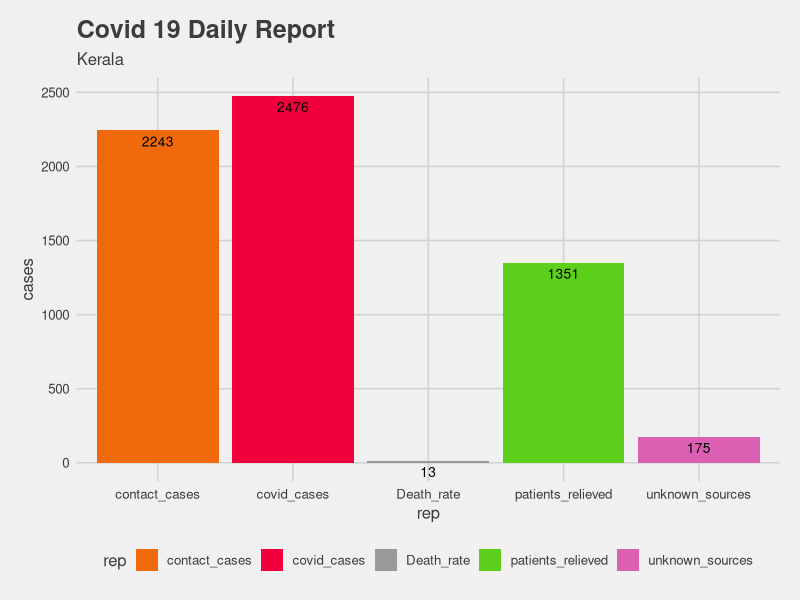
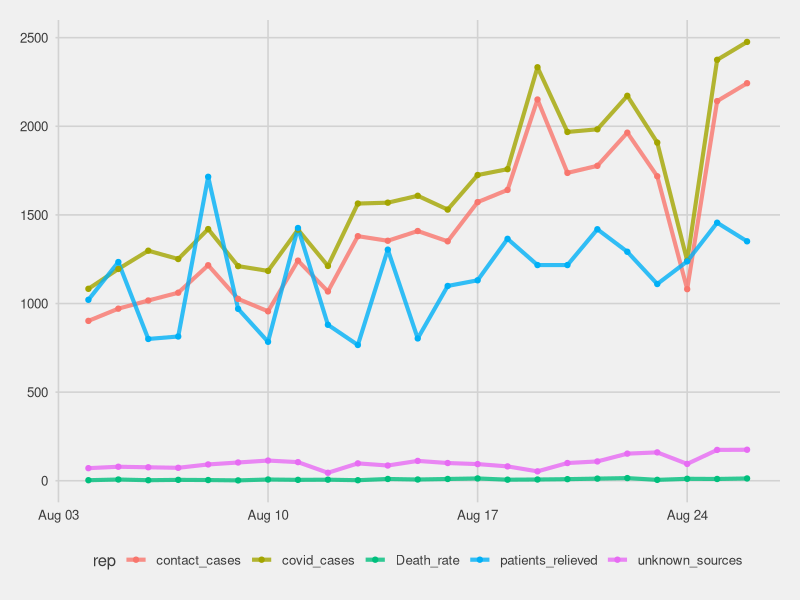

These charts were generated, in order, by the following R code:
library(tidyverse)
library(lubridate)
library(ggthemes)

# read
cn <- read_csv("data/covid_numbers.csv")

# change date format
cn$date <- as.Date(cn$date,"%d/%m/%y")

# remove unwanted columns
cn <- cn %>% 
        select(3:9)

# wide to long dataset
cn_l<- cn %>%
        select(-Total_Active_Cases) %>% 
        pivot_longer(-date, names_to="rep", values_to="case")

# change a column to factor variable
cn_l$rep <- as.factor(cn_l$rep)

# barplot state kerala
cn_l %>% filter(date == max(cn_l$date)) %>% # change date 
        ggplot(aes(rep,case, fill=rep))+
        geom_bar(stat = "identity")+
        scale_fill_manual(values=c("#f0690a", "#f0003c", "#999999","#5bcf19", "#db60b4"))+
        geom_text(aes(label=case), vjust=1.6, color="black",
                  position = position_dodge(0.9), size=3.5)+
        labs(title = "Covid 19 Daily Report",
             subtitle = "Kerala",
             y="cases")+
        theme_fivethirtyeight()+
        theme(axis.title = element_text())
        

# Time Series ---------------------------------------------------------------------------------


cn_l %>%
        ggplot(aes(date,case, color =rep))+
        geom_line(size =1.4, alpha =0.8)+
        geom_point()+
        theme_fivethirtyeight()


